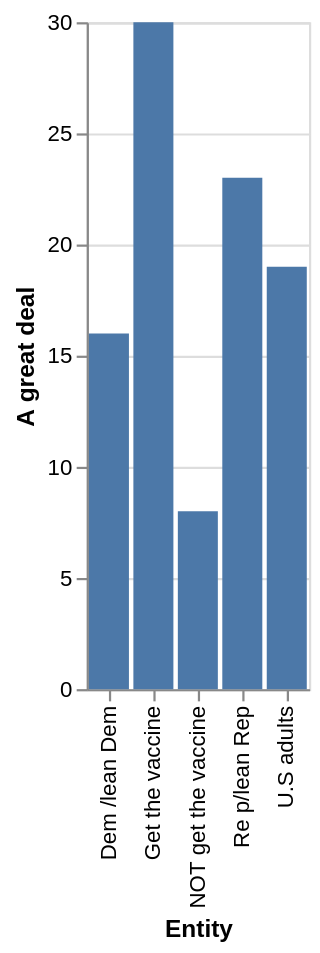

Here is the Vega-Lite specification saved for this chart:
### Vega-Lite specification from a JSON file in a GitHub repository (floating-point values rounded to 4 significant figures)
{"$schema": "https://vega.github.io/schema/vega-lite/v5.json", "description": "Bar chart auto-generated from CSV", "data": {"values": [{"Entity": "NOT get the vaccine", "A great deal": "8.0", "A fair amount": "37", "Not too much/ None at all": "55"}, {"Entity": "Get the vaccine", "A great deal": "30.0", "A fair amount": "54", "Not too much/ None at all": "16"}, {"Entity": "Those who would definitely |probably", "A great deal": "nan", "A fair amount": "0", "Not too much/ None at all": "0"}, {"Entity": "Dem /lean Dem", "A great deal": "16.0", "A fair amount": "50", "Not too much/ None at all": "34"}, {"Entity": "Re p/lean Rep", "A great deal": "23.0", "A fair amount": "41", "Not too much/ None at all": "36"}, {"Entity": "U.S adults", "A great deal": "19.0", "A fair amount": "45", "Not too much/ None at all": "35"}]}, "mark": "bar", "encoding": {"x": {"field": "Entity", "type": "ordinal"}, "y": {"field": "A great deal", "type": "quantitative"}}}
